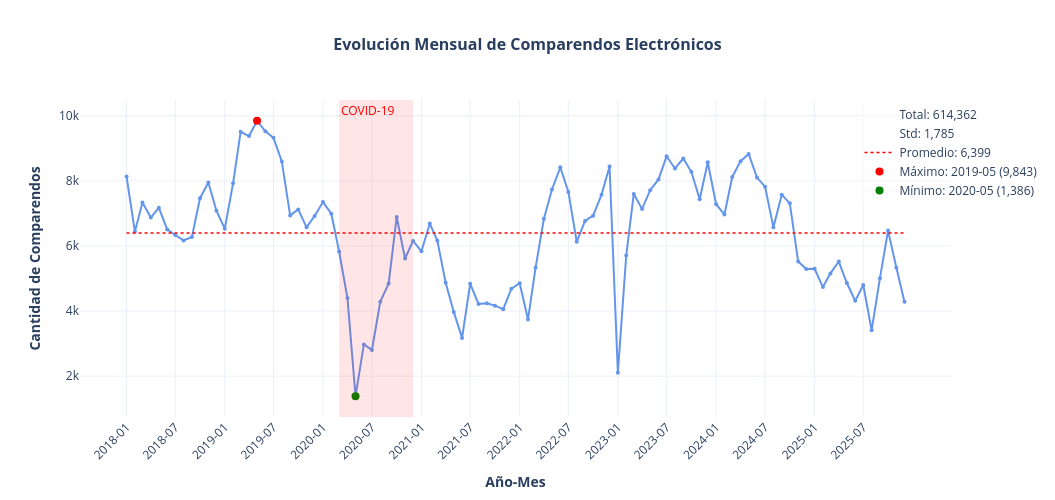

The notebook cell this image was saved under:
### Markdown cell above
## Evolución Mensual de Comparendos Electrónicos

Se examina la evolución mensual de los comparendos electrónicos a lo largo del período comprendido entre 2018 y 2025, agregando los registros por año-mes y sumando la columna `CANTIDAD_INFRACCIONES` para obtener el volumen real de infracciones por cada período mensual. Se presentan los resultados mediante una tabla de frecuencias que muestra la cantidad y el porcentaje de infracciones por cada mes, y un gráfico de líneas interactivo que ilustra la tendencia temporal con marcadores destacados para los valores máximo y mínimo. Este análisis permite identificar patrones estacionales, detectar cambios significativos en la detección de infracciones a nivel mensual y evaluar el impacto de eventos específicos en la movilidad y el comportamiento de los conductores.

### Code cell
infracciones_por_mes = df_comparendos_electronicos_copy.groupby('año_mes')['CANTIDAD_INFRACCIONES'].sum().sort_index()

desviacion_estandar = infracciones_por_mes.std()
promedio_mensual = infracciones_por_mes.mean()
max_mensual = infracciones_por_mes.max()
max_mes = infracciones_por_mes.idxmax()
min_mensual = infracciones_por_mes.min()
min_mes = infracciones_por_mes.idxmin()

df_mensual = pd.DataFrame({
    'Año-Mes': infracciones_por_mes.index,
    'Comparendos': infracciones_por_mes.values,
    'Porcentaje': (infracciones_por_mes.values / total_infracciones * 100).round(2)
}).sort_values('Comparendos', ascending=False).reset_index(drop=True)

print("Distribución de Comparendos Electrónicos por Mes")
pd.set_option('display.max_columns', None)  
pd.set_option('display.width', None)        
pd.set_option('display.max_colwidth', None) 
display(df_mensual.T)
pd.reset_option('display.max_columns')
pd.reset_option('display.width')
pd.reset_option('display.max_colwidth')

display(HTML("<hr style='border: 2px solid #696969; margin: 20px 0;'>"))

fig = go.Figure()

fig.add_trace(go.Scatter(
    x=infracciones_por_mes.index,
    y=infracciones_por_mes.values,
    mode='lines+markers',
    line=dict(color='cornflowerblue', width=2),
    marker=dict(size=4, color='cornflowerblue'),
    hovertemplate='Mes: %{x}<br>Comparendos: %{y:,.0f}<extra></extra>',
    showlegend=False
))

fig.add_trace(go.Scatter(
    x=[None],
    y=[None],
    mode='none',
    name=f'Total: {int(total_infracciones):,}',
    showlegend=True
))

fig.add_trace(go.Scatter(
    x=[None],
    y=[None],
    mode='none',
    name=f'Std: {int(desviacion_estandar):,}',
    showlegend=True
))

x_min = infracciones_por_mes.index[0]
x_max = infracciones_por_mes.index[-1]
fig.add_trace(go.Scatter(
    x=[x_min, x_max],
    y=[promedio_mensual, promedio_mensual],
    mode='lines',
    name=f'Promedio: {int(promedio_mensual):,}',
    line=dict(color='red', width=1.4, dash='dot'),
    showlegend=True,
    hoverinfo='none'
))

fig.add_trace(go.Scatter(
    x=[max_mes],
    y=[max_mensual],
    mode='markers',
    name=f'Máximo: {max_mes} ({int(max_mensual):,})',
    marker=dict(size=8, color='red', symbol='circle'),
    hoverinfo='none'
))

fig.add_trace(go.Scatter(
    x=[min_mes],
    y=[min_mensual],
    mode='markers',
    name=f'Mínimo: {min_mes} ({int(min_mensual):,})',
    marker=dict(size=8, color='green', symbol='circle'),
    hoverinfo='none'
))

fig.add_vrect(
    x0="2020-03", x1="2020-12",
    fillcolor="red", opacity=0.1,
    line_width=0,
    annotation_text="COVID-19", 
    annotation_position="top left",
    annotation=dict(font_size=12, font_color="red")
)

fig.update_layout(
    title=dict(
        text='Evolución Mensual de Comparendos Electrónicos',
        x=0.5,
        xanchor='center',
        font=dict(size=16, weight='bold')
    ),
    xaxis_title=dict(
        text='Año-Mes',
        font=dict(weight='bold')
    ),
    yaxis_title=dict(
        text='Cantidad de Comparendos',
        font=dict(weight='bold')
    ),
    template='plotly_white',
    hovermode='x unified',
    legend=dict(
        x=1, 
        y=1, 
        xanchor='center',
        yanchor='top',
        bgcolor='rgba(255,255,255,0.5)',
        font=dict(size=12)
    ),
    width=1055, 
    height=500
)

meses = infracciones_por_mes.index.tolist()
tick_positions = meses[::6]

fig.update_xaxes(
    tickangle=-45,
    tickvals=tick_positions,
    ticktext=tick_positions
)

fig.show()

### Figure 1 — Plotly figure (JSON) as saved in the notebook; plotly's stock layout.template omitted (floating-point values rounded to 4 significant figures)
{"data": [{"hovertemplate": "Mes: %{x}<br>Comparendos: %{y:,.0f}<extra></extra>", "line": {"color": "cornflowerblue", "width": 2}, "marker": {"color": "cornflowerblue", "size": 4}, "mode": "lines+markers", "showlegend": false, "type": "scatter", "x": ["2018-01", "2018-02", "2018-03", "2018-04", "2018-05", "2018-06", "2018-07", "2018-08", "2018-09", "2018-10", "2018-11", "2018-12", "2019-01", "2019-02", "2019-03", "2019-04", "2019-05", "2019-06", "2019-07", "2019-08", "2019-09", "2019-10", "2019-11", "2019-12", "2020-01", "2020-02", "2020-03", "2020-04", "2020-05", "2020-06", "2020-07", "2020-08", "2020-09", "2020-10", "2020-11", "2020-12", "2021-01", "2021-02", "2021-03", "2021-04", "2021-05", "2021-06", "2021-07", "2021-08", "2021-09", "2021-10", "2021-11", "2021-12", "2022-01", "2022-02", "2022-03", "2022-04", "2022-05", "2022-06", "2022-07", "2022-08", "2022-09", "2022-10", "2022-11", "2022-12", "2023-01", "2023-02", "2023-03", "2023-04", "2023-05", "2023-06", "2023-07", "2023-08", "2023-09", "2023-10", "2023-11", "2023-12", "2024-01", "2024-02", "2024-03", "2024-04", "2024-05", "2024-06", "2024-07", "2024-08", "2024-09", "2024-10", "2024-11", "2024-12", "2025-01", "2025-02", "2025-03", "2025-04", "2025-05", "2025-06", "2025-07", "2025-08", "2025-09", "2025-10", "2025-11", "2025-12"], "y": [8134, 6438, 7333, 6871, 7173, 6509, 6338, 6168, 6275, 7468, 7952, 7082, 6528, 7928, 9505, 9375, 9843, 9520, 9321, 8596, 6939, 7123, 6571, 6922, 7347, 6989, 5831, 4400, 1386, 2976, 2806, 4289, 4843, 6890, 5615, 6154, 5836, 6688, 6166, 4872, 3974, 3176, 4839, 4217, 4241, 4166, 4056, 4684, 4856, 3742, 5328, 6836, 7736, 8417, 7659, 6128, 6770, 6931, 7570, 8442, 2106, 5703, 7597, 7138, 7713, 8043, 8754, 8380, 8684, 8278, 7435, 8571, 7283, 6965, 8120, 8605, 8827, 8101, 7820, 6572, 7575, 7309, 5523, 5294, 5296, 4737, 5157, 5521, 4862, 4313, 4801, 3409, 5011, 6471, 5331, 4289]}, {"mode": "none", "name": "Total: 614,362", "showlegend": true, "type": "scatter", "x": [null], "y": [null]}, {"mode": "none", "name": "Std: 1,785", "showlegend": true, "type": "scatter", "x": [null], "y": [null]}, {"hoverinfo": "none", "line": {"color": "red", "dash": "dot", "width": 1.4}, "mode": "lines", "name": "Promedio: 6,399", "showlegend": true, "type": "scatter", "x": ["2018-01", "2025-12"], "y": [6400.0, 6400.0]}, {"hoverinfo": "none", "marker": {"color": "red", "size": 8, "symbol": "circle"}, "mode": "markers", "name": "Máximo: 2019-05 (9,843)", "type": "scatter", "x": ["2019-05"], "y": [9843]}, {"hoverinfo": "none", "marker": {"color": "green", "size": 8, "symbol": "circle"}, "mode": "markers", "name": "Mínimo: 2020-05 (1,386)", "type": "scatter", "x": ["2020-05"], "y": [1386]}], "layout": {"annotations": [{"font": {"color": "red", "size": 12}, "showarrow": false, "text": "COVID-19", "x": "2020-03", "xanchor": "left", "xref": "x", "y": 1, "yanchor": "top", "yref": "y domain"}], "height": 500, "hovermode": "x unified", "legend": {"bgcolor": "rgba(255,255,255,0.5)", "font": {"size": 12}, "x": 1, "xanchor": "center", "y": 1, "yanchor": "top"}, "shapes": [{"fillcolor": "red", "line": {"width": 0}, "opacity": 0.1, "type": "rect", "x0": "2020-03", "x1": "2020-12", "xref": "x", "y0": 0, "y1": 1, "yref": "y domain"}], "title": {"font": {"size": 16, "weight": "bold"}, "text": "Evolución Mensual de Comparendos Electrónicos", "x": 0.5, "xanchor": "center"}, "width": 1055, "xaxis": {"tickangle": -45, "ticktext": ["2018-01", "2018-07", "2019-01", "2019-07", "2020-01", "2020-07", "2021-01", "2021-07", "2022-01", "2022-07", "2023-01", "2023-07", "2024-01", "2024-07", "2025-01", "2025-07"], "tickvals": ["2018-01", "2018-07", "2019-01", "2019-07", "2020-01", "2020-07", "2021-01", "2021-07", "2022-01", "2022-07", "2023-01", "2023-07", "2024-01", "2024-07", "2025-01", "2025-07"], "title": {"font": {"weight": "bold"}, "text": "Año-Mes"}}, "yaxis": {"title": {"font": {"weight": "bold"}, "text": "Cantidad de Comparendos"}}}}
